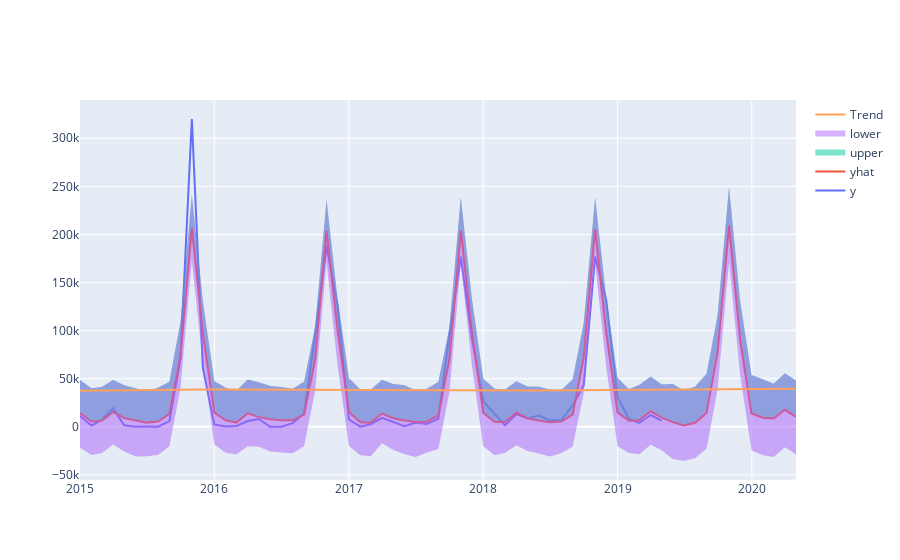

The notebook cell this image was saved under:
### Code cell
py.iplot([
    go.Scatter(x=df_nan['ds'], y=df_nan['y'], name='y'),
    go.Scatter(x=forecast['ds'], y=forecast['yhat'], name='yhat'),
    go.Scatter(x=forecast['ds'], y=forecast['yhat_upper'], fill='tonexty', mode='none', name='upper'),
    go.Scatter(x=forecast['ds'], y=forecast['yhat_lower'], fill='tonexty', mode='none', name='lower'),
    go.Scatter(x=forecast['ds'], y=forecast['trend'], name='Trend')
])
